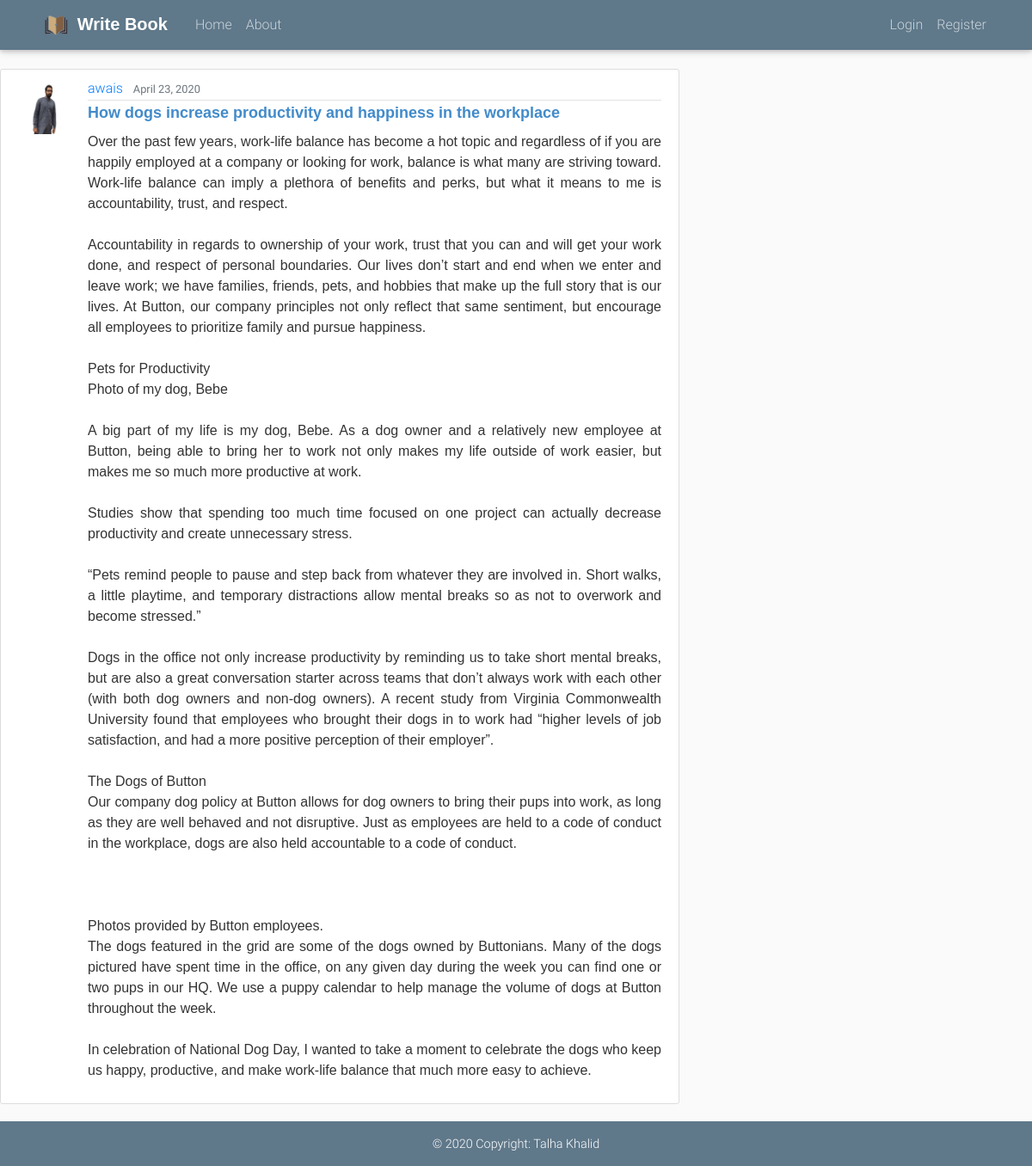
/post/10, run on the app's committed database.
### blog/models.py (models this page shows, shortened)
class Post(models.Model):
    title = models.CharField(max_length=100)
    content = models.TextField()
    date_posted = models.DateTimeField(default=timezone.now)
    author = models.ForeignKey(User, on_delete=models.CASCADE)

### users/models.py (models this page shows, shortened)
class Profile(models.Model):
    user = models.OneToOneField(User, on_delete=models.CASCADE)
    image = models.ImageField(default='default.png', upload_to='profile_pics')

### blog/views.py (the view)
# urls.py: path('post/<int:pk>', PostDetailView.as_view(), name='post-detail'),
class PostDetailView(DetailView):
    model = Post

### templates/blog/post_detail.html (shortened to what this page needs)
{% extends 'base.html' %}
{% load static %}
{% block content %}
    <div class="row">
    <div class="col-md-8">
    <article class="media content-section">
    <img class='rounded-cirle article-img' src="{{ object.author.profile.image.url }}">
    <div class="media-body">
        <div class="article-metadata">
        <a class="mr-2" href="{% url 'user-posts' object.author.username %}">{{ object.author }}</a>
        <small class="text-muted">{{ object.date_posted |date:"F d, Y" }}</small>
        </div>
        <h2 class="article-title">{{ object.title }}</h2>
        <p class="article-content">{{ object.content }}</p>
    </div>
    </article>
    </div>
    </div>
{% endblock %}

### main/static/css/main.css (style rules this page uses)
body { background: #fafafa; color: #333333; margin-top: 5rem; }
h1, h2, h3, h4, h5, h6 { color: #444444; }
.content-section { background: #ffffff; padding: 10px 20px; border: 1px solid #dddddd; border-radius: 3px; margin-bottom: 20px; }
.article-title { color: #444444; }
.article-content { white-space: pre-line; }
.article-img { height: 65px; width: 65px; margin-right: 16px; }
.article-metadata { padding-bottom: 1px; margin-bottom: 4px; border-bottom: 1px solid #e3e3e3 }

### data on the page
Post: author.profile.image (picture), author "awais", date_posted "April 23, 2020", title "How dogs increase productivity and happiness in the workplace", content "Over the past few years, work-life balance has become a hot topic and regardless of if you are happily employed at a company or looking for work, balance is what many are striving toward. Work-life balance can imply a plethora of benefits and perks, but what it means to me is accountability, trust, and respect. Accountability in regards to ownership of your work, trust that you can and will get your work done, and respect of personal boundaries. Our lives don’t start and end when we enter and leave work; we have families, friends, pets, and hobbies that make up the full story that is our lives. At Button, our company principles not only reflect that same sentiment, but encourage all…"
